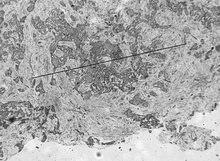
%> input picture resources/综合题图像.jpg, 220 x 161 px, shrunk from 740 x 540 before the run
$ octave hough_transform_2.m   (GNU Octave 9; MATLAB toolbox functions it lacks are replaced by stand-ins)
%> lines starting %> are read from the running program, lines starting %| are printed output that depends on the picture
Img  = imread('综合题图像.jpg');
%> Img is the input picture: size 161x220 uint8; min 23, max 255, mean 169.6
origin_Img = Img;
% 用低帽变换做波谷检测器
se = strel('rectangle',[3 3]);%选取结构元素为3*3的矩形
Ibot = imbothat(Img, se); % 低帽变换
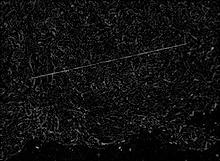
%> Ibot: size 161x220 uint8; min 0, max 189, mean 15.8
figure(1);
subplot(131); imshow(Ibot); title('低帽变换后的图像');
hist = zeros(1, 256);
totalnum = numel(Ibot);
%> totalnum = 35420

for i = 1:totalnum
    hist(Ibot(i) + 1) = hist(Ibot(i) + 1) + 1;
end
%> after the loop, hist = 256 values, max 11324 at index 1, min 0 at index 124, mean 138.4
num = 0;
for i = 256:-1:1
    num = num + hist(i);
    if num / totalnum > 0.01
        graythresh = i - 1;
        break
    end
end
%> after the loop, graythresh = 86; num = 369
bw = im2bw(Ibot, graythresh / 255);
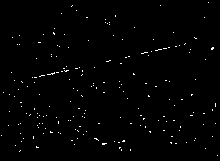
%> bw: size 161x220 logical; 0.96% white in thin lines or dots
subplot(132); imshow(bw); title('取灰度前1%点的灰度作为阈值进行二值化');
[H,T,R] = hough(bw);%计算二值图像的标准霍夫变换，H为霍夫变换矩阵，I,R为计算霍夫变换的角度和半径值
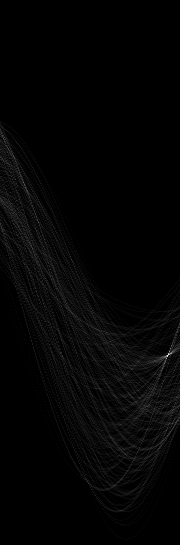
%> H: size 545x180 double; min 0, max 36, mean 0.6; drawn with min black and max white
%> T = 180 values from -90 to 89; R = 545 values from -272 to 272
P = houghpeaks(H, 3);%提取3个极值点
%> P = [356 168; 354 171]
% x = T(P(:,2));
% y = R(P(:,1));
% plot(x, y, 's', 'color', 'white');%标出极值点
lines=houghlines(bw,T,R,P);%提取线段
%> lines = 3 lines; point1 to point2 (x, y): (164, 49) to (107, 62), (68, 71) to (15, 81), (80, 68) to (37, 78)
subplot(133); imshow(bw); title('对二值图像进行hough变换'); hold on;
for k = 1:length(lines)
    xy = [lines(k).point1; lines(k).point2];
    plot(xy(:,1),xy(:,2),'LineWidth',2,'Color','green');%画出线段
    plot(xy(1,1),xy(1,2),'x','LineWidth',2,'Color','yellow');%起点
    plot(xy(2,1),xy(2,2),'x','LineWidth',2,'Color','red');%终点
end
%> this loop made 3 passes
%> xy on passes 1 to 3: [164 49; 107 62], [80 68; 37 78], [68 71; 15 81]
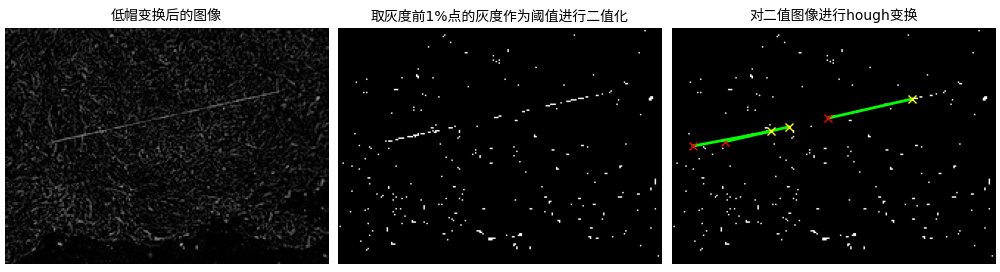
%> figure redrawn from the program's plot data, 3 panels

stackx = [lines(1).point2(1), lines(1).point1(1)];
%> stackx = [107 164]
stacky = [lines(1).point2(2), lines(1).point1(2)];
%> stacky = [62 49]
[row, column] = size(bw);
%> row = 161; column = 220
mask = zeros([row, column]);
%> (the run ends here)
